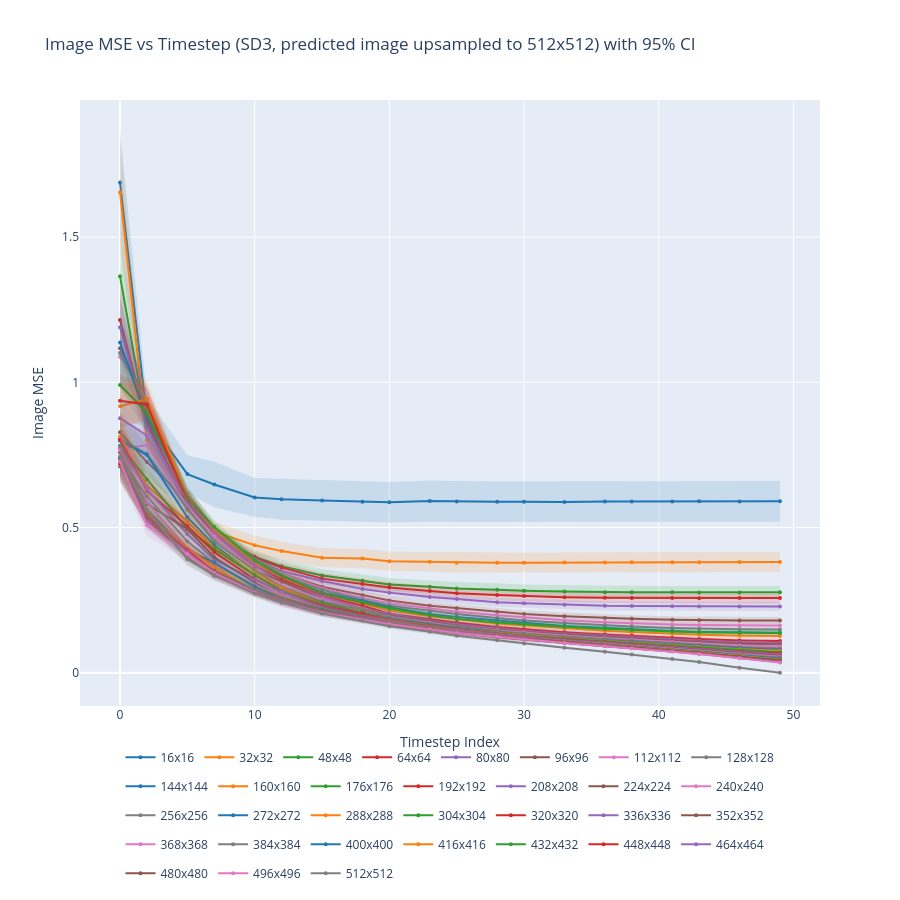

The cell this chart's notebook holds for it:
### Code cell
from scipy import stats
import numpy as np
import plotly.graph_objects as go
import pickle

with open("resize_experiment_results_scaled_sigma.pkl", "rb") as f:
    resize_results = pickle.load(f)

# Representative subset of image sizes to keep the plot readable
plot_sizes = [16, 32, 64, 128, 256, 384, 512]

results = resize_results["upsampled_latent"]
# results = resize_results["pixel"]

t_values = sorted(next(iter(results.values())).keys())

colors = [
    '#1f77b4', '#ff7f0e', '#2ca02c', '#d62728', '#9467bd',
    '#8c564b', '#e377c2', '#7f7f7f'
]

fig = go.Figure()

for i, size in enumerate(resize_results['velocity'].keys()):
    means, ci_lo, ci_hi = [], [], []
    for t in t_values:
        losses = np.array(results[size][t])
        m = np.mean(losses)
        se = stats.sem(losses)
        ci = se * stats.t.ppf(0.975, len(losses) - 1)
        means.append(m)
        ci_lo.append(m - ci)
        ci_hi.append(m + ci)

    color = colors[i % len(colors)]
    label = f"{size}x{size}"

    fig.add_trace(go.Scatter(
        x=t_values, y=means, mode='lines+markers',
        name=label, line=dict(color=color),
        marker=dict(size=4), legendgroup=label,
    ))
    fig.add_trace(go.Scatter(
        x=t_values + t_values[::-1],
        y=ci_hi + ci_lo[::-1],
        fill='toself',
        fillcolor=f'rgba({int(color[1:3],16)},{int(color[3:5],16)},{int(color[5:7],16)},0.15)',
        line=dict(color='rgba(0,0,0,0)'),
        showlegend=False, legendgroup=label,
    ))

fig.update_layout(
    title="Image MSE vs Timestep (SD3, predicted image upsampled to 512x512) with 95% CI",
    xaxis_title="Timestep Index",
    yaxis_title="Image MSE",
    height=900, width=900,
    legend=dict(orientation="h", yanchor="bottom", y=-0.3, xanchor="center", x=0.5),
    hovermode='x unified',
)
fig.show()
